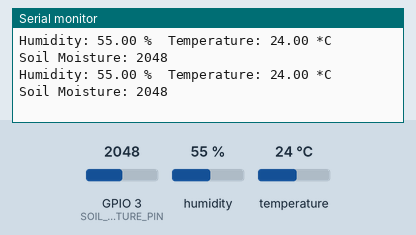
Bench run of a program on a simulated Seeed XIAO ESP32-S3. On the bench: the last lines printed to the serial monitor. The test bench sets the inputs (shaded band); at power-on: humidity 55 %, GPIO 3 (SOIL_MOISTURE_PIN) = 2048, temperature 24 °C.

Above: at 2.8 s.
2.9 s: humidity set to 22 %
At 5.3 s:
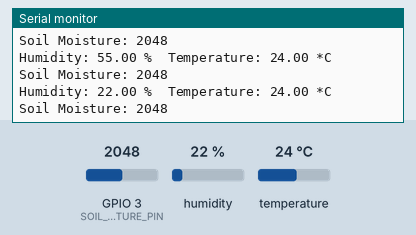
5.6 s: GPIO 3 (SOIL_MOISTURE_PIN) set to 2866
At 6.5 s:
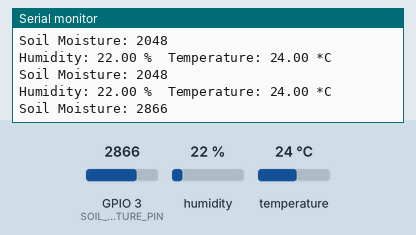
8.3 s: temperature set to 12 °C
At 10.8 s:
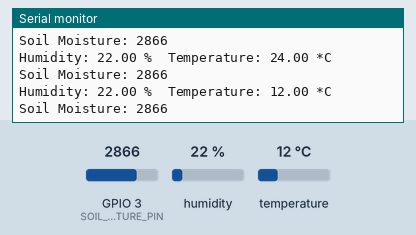
11.0 s: GPIO 3 (SOIL_MOISTURE_PIN) set to 3603
At 13.4 s:
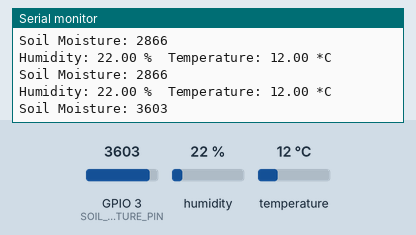
13.7 s: humidity set to 40 %
At 14.8 s:
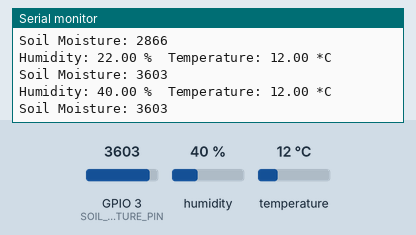
Timing chart, 0 to 16.7 s (numbered marks = the images above; inputs shaded):
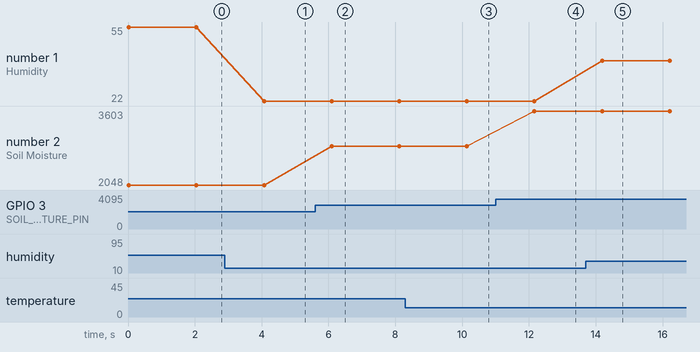

Measured:
- after the input at 2.9 s, the serial monitor: prints a new line after 1.2 s (image 1)
- after the input at 5.6 s, the serial monitor: prints a new line after 0.49 s (image 2)
- after the input at 8.3 s, the serial monitor: prints a new line after 1.8 s (image 3)
- after the input at 11.0 s, the serial monitor: prints a new line after 1.2 s (image 4)
- after the input at 13.7 s, the serial monitor: prints a new line after 0.49 s (image 5)
- plotted number 1: 55 → 22 after the input at 2.9 s, 22 → 40 after the input at 13.7 s
- plotted number 2: 2048 → 2866 after the input at 5.6 s, 2866 → 3603 after the input at 11.0 s

The program:

main.cpp
```cpp
#include <Arduino.h>
#include <Adafruit_Sensor.h>
#include <DHT.h>
#include <DHT_U.h>

// DHT11传感器的引脚和类型
#define DHTPIN A1  // 将2更改为DHT11传感器连接的实际GPIO引脚
#define DHTTYPE DHT11  // 使用的DHT传感器类型

DHT dht(DHTPIN, DHTTYPE);

// 土壤湿度传感器的引脚
#define SOIL_MOISTURE_PIN A2  // 将34更改为土壤湿度传感器连接的实际模拟引脚

void setup() {
  Serial.begin(9600); // 开始串口通信
  dht.begin(); // 初始化DHT11传感器
  pinMode(SOIL_MOISTURE_PIN, INPUT); // 设置土壤湿度传感器引脚为输入模式
}

void loop() {
  // 从DHT11读取温度和湿度
  float humidity = dht.readHumidity();
  float temperature = dht.readTemperature();

  // 从土壤湿度传感器读取湿度值
  int soilMoistureValue = analogRead(SOIL_MOISTURE_PIN);

  // 打印读取到的数据到串口
  Serial.print("Humidity: ");
  Serial.print(humidity);
  Serial.print(" %\t");
  Serial.print("Temperature: ");
  Serial.print(temperature);
  Serial.println(" *C");
  Serial.print("Soil Moisture: ");
  Serial.println(soilMoistureValue);

  delay(2000); // 每2秒读取一次数据
}
```
